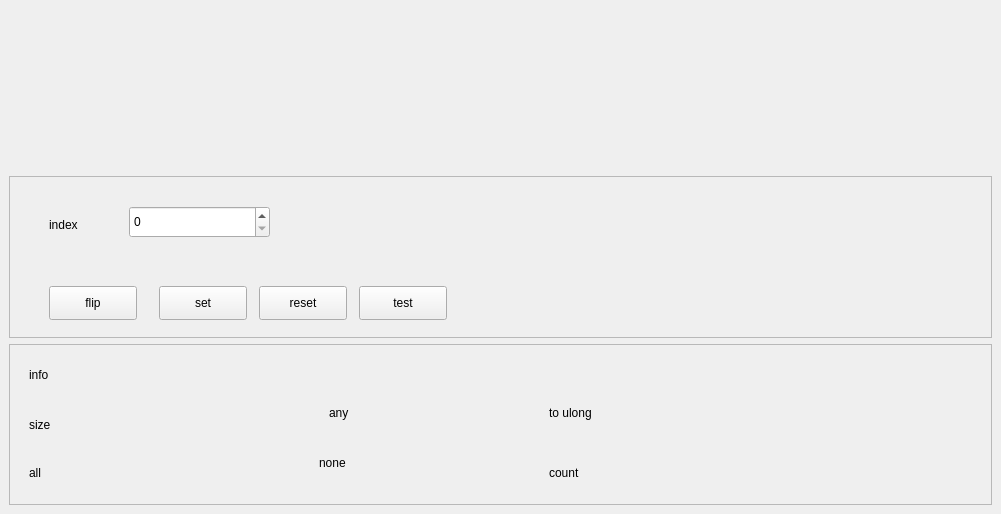
<?xml version="1.0" encoding="UTF-8"?>
<ui version="4.0">
 <class>MainWindow</class>
 <widget class="QMainWindow" name="MainWindow">
  <property name="geometry">
   <rect>
    <x>0</x>
    <y>0</y>
    <width>1001</width>
    <height>514</height>
   </rect>
  </property>
  <property name="windowTitle">
   <string>MainWindow</string>
  </property>
  <widget class="QWidget" name="centralwidget">
   <layout class="QVBoxLayout" name="verticalLayout">
    <item>
     <widget class="QLabel" name="label">
      <property name="text">
       <string/>
      </property>
     </widget>
    </item>
    <item>
     <widget class="QFrame" name="frame_3">
      <property name="frameShape">
       <enum>QFrame::StyledPanel</enum>
      </property>
      <property name="frameShadow">
       <enum>QFrame::Raised</enum>
      </property>
      <widget class="QLabel" name="label_2">
       <property name="geometry">
        <rect>
         <x>40</x>
         <y>40</y>
         <width>58</width>
         <height>18</height>
        </rect>
       </property>
       <property name="text">
        <string>index</string>
       </property>
      </widget>
      <widget class="QSpinBox" name="spinBox">
       <property name="geometry">
        <rect>
         <x>120</x>
         <y>30</y>
         <width>141</width>
         <height>32</height>
        </rect>
       </property>
      </widget>
      <widget class="QPushButton" name="flip">
       <property name="geometry">
        <rect>
         <x>40</x>
         <y>110</y>
         <width>88</width>
         <height>34</height>
        </rect>
       </property>
       <property name="text">
        <string>flip</string>
       </property>
      </widget>
      <widget class="QPushButton" name="set">
       <property name="geometry">
        <rect>
         <x>150</x>
         <y>110</y>
         <width>88</width>
         <height>34</height>
        </rect>
       </property>
       <property name="text">
        <string>set</string>
       </property>
      </widget>
      <widget class="QPushButton" name="reset">
       <property name="geometry">
        <rect>
         <x>250</x>
         <y>110</y>
         <width>88</width>
         <height>34</height>
        </rect>
       </property>
       <property name="text">
        <string>reset</string>
       </property>
      </widget>
      <widget class="QPushButton" name="test">
       <property name="geometry">
        <rect>
         <x>350</x>
         <y>110</y>
         <width>88</width>
         <height>34</height>
        </rect>
       </property>
       <property name="text">
        <string>test</string>
       </property>
      </widget>
     </widget>
    </item>
    <item>
     <widget class="QFrame" name="frame_2">
      <property name="frameShape">
       <enum>QFrame::StyledPanel</enum>
      </property>
      <property name="frameShadow">
       <enum>QFrame::Raised</enum>
      </property>
      <widget class="QLabel" name="label_3">
       <property name="geometry">
        <rect>
         <x>20</x>
         <y>10</y>
         <width>141</width>
         <height>41</height>
        </rect>
       </property>
       <property name="text">
        <string>info</string>
       </property>
      </widget>
      <widget class="QLabel" name="label_4">
       <property name="geometry">
        <rect>
         <x>20</x>
         <y>60</y>
         <width>81</width>
         <height>41</height>
        </rect>
       </property>
       <property name="text">
        <string>size</string>
       </property>
      </widget>
      <widget class="QLabel" name="size">
       <property name="geometry">
        <rect>
         <x>110</x>
         <y>60</y>
         <width>101</width>
         <height>31</height>
        </rect>
       </property>
       <property name="text">
        <string/>
       </property>
      </widget>
      <widget class="QLabel" name="label_5">
       <property name="geometry">
        <rect>
         <x>20</x>
         <y>120</y>
         <width>58</width>
         <height>18</height>
        </rect>
       </property>
       <property name="text">
        <string>all</string>
       </property>
      </widget>
      <widget class="QLabel" name="all">
       <property name="geometry">
        <rect>
         <x>100</x>
         <y>110</y>
         <width>111</width>
         <height>41</height>
        </rect>
       </property>
       <property name="text">
        <string/>
       </property>
      </widget>
      <widget class="QLabel" name="label_6">
       <property name="geometry">
        <rect>
         <x>320</x>
         <y>60</y>
         <width>58</width>
         <height>18</height>
        </rect>
       </property>
       <property name="text">
        <string>any</string>
       </property>
      </widget>
      <widget class="QLabel" name="any">
       <property name="geometry">
        <rect>
         <x>380</x>
         <y>50</y>
         <width>91</width>
         <height>31</height>
        </rect>
       </property>
       <property name="text">
        <string/>
       </property>
      </widget>
      <widget class="QLabel" name="label_8">
       <property name="geometry">
        <rect>
         <x>310</x>
         <y>110</y>
         <width>51</width>
         <height>18</height>
        </rect>
       </property>
       <property name="text">
        <string>none</string>
       </property>
      </widget>
      <widget class="QLabel" name="none">
       <property name="geometry">
        <rect>
         <x>390</x>
         <y>100</y>
         <width>81</width>
         <height>31</height>
        </rect>
       </property>
       <property name="text">
        <string/>
       </property>
      </widget>
      <widget class="QLabel" name="label_7">
       <property name="geometry">
        <rect>
         <x>540</x>
         <y>60</y>
         <width>58</width>
         <height>18</height>
        </rect>
       </property>
       <property name="text">
        <string>to ulong</string>
       </property>
      </widget>
      <widget class="QLabel" name="ulong">
       <property name="geometry">
        <rect>
         <x>650</x>
         <y>60</y>
         <width>71</width>
         <height>21</height>
        </rect>
       </property>
       <property name="text">
        <string/>
       </property>
      </widget>
      <widget class="QLabel" name="label_9">
       <property name="geometry">
        <rect>
         <x>540</x>
         <y>120</y>
         <width>58</width>
         <height>18</height>
        </rect>
       </property>
       <property name="text">
        <string>count</string>
       </property>
      </widget>
      <widget class="QLabel" name="count">
       <property name="geometry">
        <rect>
         <x>650</x>
         <y>110</y>
         <width>71</width>
         <height>31</height>
        </rect>
       </property>
       <property name="text">
        <string/>
       </property>
      </widget>
     </widget>
    </item>
   </layout>
  </widget>
 </widget>
 <resources/>
 <connections/>
</ui>
